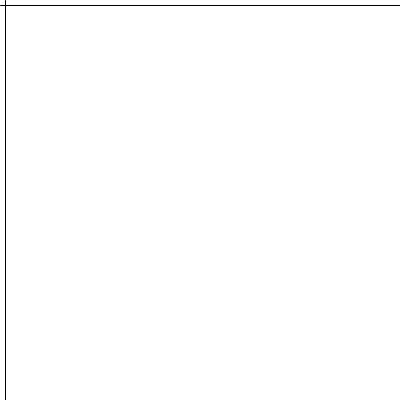
Frame 1 (no input)
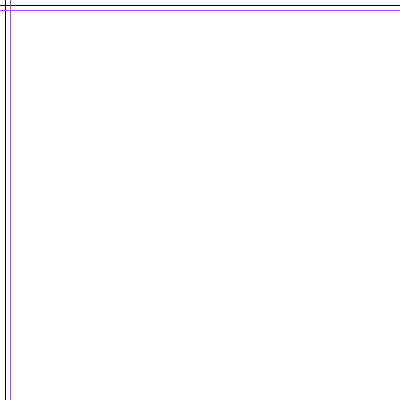
Frame 2 (the mouse pressed at the canvas centre, redrawn once)

The Processing sketch that drew these frames (run headless with seeded random() and noise(); the mouse was pressed at the canvas centre and the sketch redrawn once):

// Processing sketch: processing_126175
// ── processing_126175.pde

void setup() {
  size(400, 400);
  background(255);
  noLoop();  // draw() will not loop
}

float x = 0;
float y = 0;

void draw() {

  x = x + 5;
  if (x > width) {
    x = 0;
  }
  line(x, 0, x, height); 
  
   y = y + 5;
  if (y > height) {
    y = 0;
  }
  line(0 ,y, width, y); 
  stroke(random(255),random(255),random(255));
  
}

void mousePressed() {
  loop();  // Holding down the mouse activates looping
}

void mouseReleased() {
  noLoop();  // Releasing the mouse stops looping draw()
}
